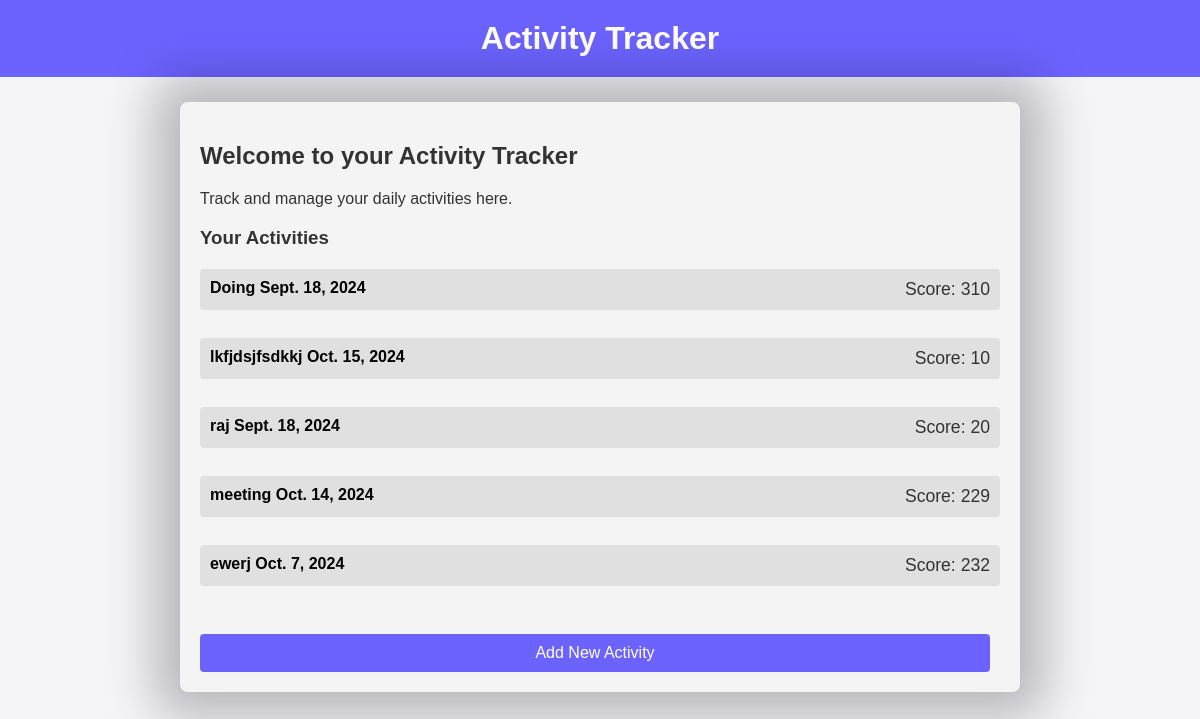
/, run on an earlier commit of the app's database.
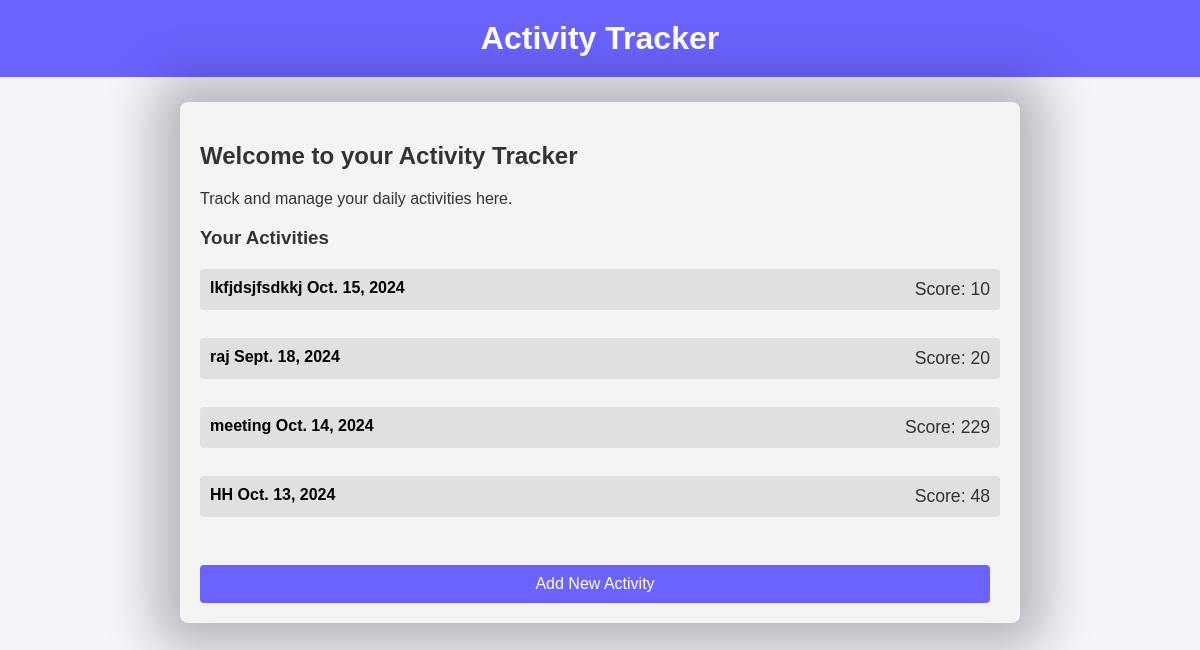
And on a later commit of the database.
### tracker/models.py (models this page shows, shortened)
class Activity(models.Model):
    name = models.CharField(max_length=255)
    description = models.TextField()
    date = models.DateField()
    time_spent = models.DurationField()  # Track time spent on activity
    score = models.IntegerField(default=0)  # Score based on time spent

### tracker/views.py (the view)
# urls.py: path('', views.index, name='index'),
def index(request):
    activities = Activity.objects.all()
    return render(request, 'tracker/index.html', {'activities': activities})

### tracker/templates/tracker/index.html (shortened to what this page needs)
{% extends 'tracker/base.html' %}  &nbsp; {% block content %}
<div class="index-container">
  <h2>Welcome to your Activity Tracker</h2>
  <p>Track and manage your daily activities here.</p>
  <h3>Your Activities</h3>
  <ul class="activity-list">
    {% for activity in activities %}
    <a href="{% url 'activity_detail' activity.pk %}" class="main-anc" >
      <li class="activity-item">
        <div class="activity-info">
          <strong> {{ activity.name }} </strong>
          <span class="activity-date">{{ activity.date }}</span>
        </div>
        <div class="activity-score">Score: {{ activity.score }}</div>
      </li>
    </a>
    {% empty %}
    <p>
      No activities yet. <a href="{% url 'add_activity' %}">Add one here.</a>
    </p>
    {% endfor %}
  </ul>
  <a class="add-activity-btn" href="{% url 'add_activity' %}"
    >Add New Activity</a
  >
</div>
{% endblock %}

### tracker/templates/tracker/base.html (shortened to what this page needs)
{%load static%}
<!DOCTYPE html>
<html lang="en">
  <head>
    <link rel="stylesheet" href="{% static 'css/styles.css' %}" />
  </head>
  <body>
    <header>
      <h1>Activity Tracker</h1>
    </header>
    <main>{% block content %}{% endblock %}</main>
  </body>
</html>

### tracker/static/css/styles.css (style rules this page uses)
body { font-family: Arial, sans-serif; background-color: #f4f4f9; color: #333; margin: 0; padding: 0; }
.index-container, .form-container { max-width: 800px; margin: 0 auto; padding: 20px; background-color: #f4f4f4; border-radius: 8px; margin-top: 25px; box-shadow: 0px 4px 6px rgba(0, 0, 0, 0.1); box-shadow: 0 0 50px 25px rgba(0, 0, 0, 0.25); animation: front-dow 0.52s forwards ease-in-out; }
.main-anc { color: black; }
header { background-color: #6c63ff; padding: 20px; text-align: center; color: #fff; }
h1 { margin: 0; font-size: 2rem; }
button, .add-activity-btn { display: inline-block; background-color: #6c63ff; color: white; padding: 10px 20px; text-decoration: none; border-radius: 4px; border: none; cursor: pointer; }
.add-activity-btn { margin-top: 20px; display: block; text-align: center; }
.activity-list { list-style: none; padding: 0; margin-top: 20px; }
.activity-item { padding: 10px; margin-bottom: 10px; background-color: #e0e0e0; border-radius: 4px; display: flex; justify-content: space-between; transition: 0.6s background-color ease-in-out; }
.activity-info { font-weight: bold; }
.activity-score { font-size: 1.1rem; color: #333; }
a { text-decoration: none; color: #2980b9; margin-right: 10px; }
a { text-decoration: none; color: #2980b9; }

What changed in the data, as far as the page shows it:
removed Activity: name "Doing", date "Sept. 18, 2024", score "310"
removed Activity: name "ewerj", date "Oct. 7, 2024", score "232"
added Activity: name "HH", date "Oct. 13, 2024", score "48"
